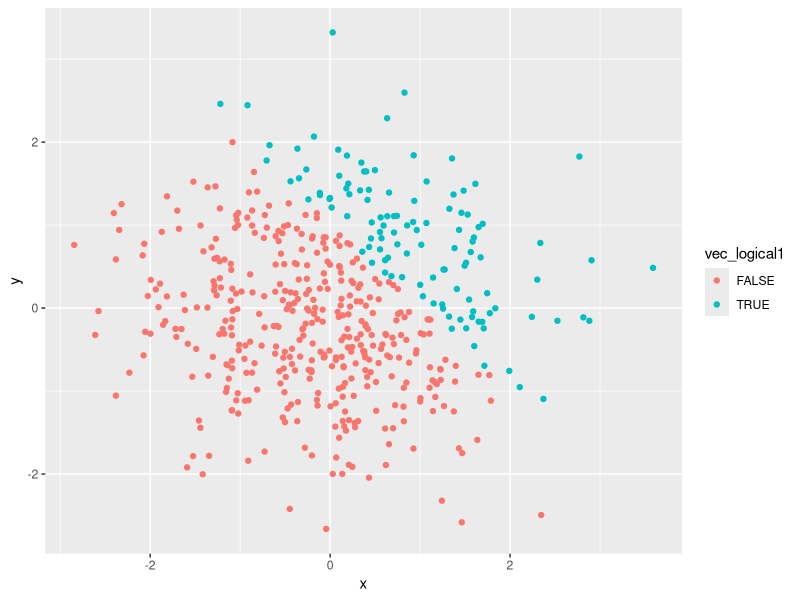
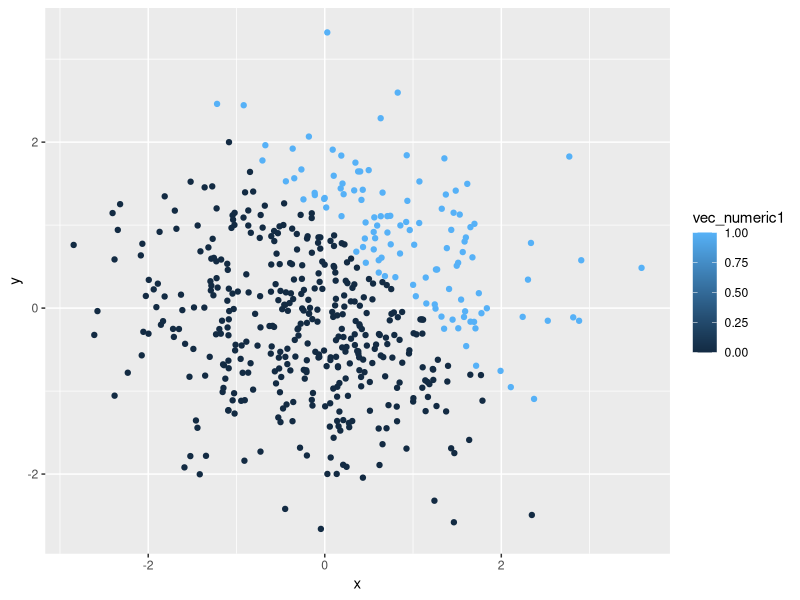
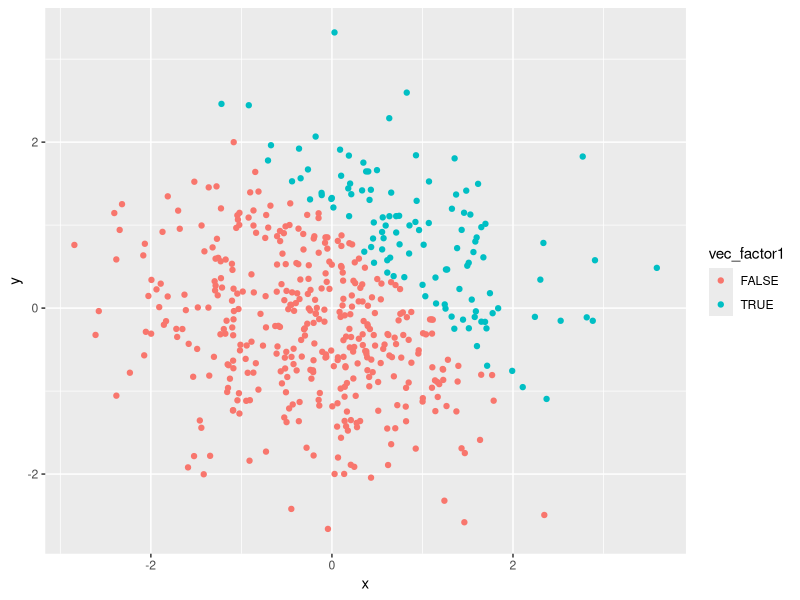
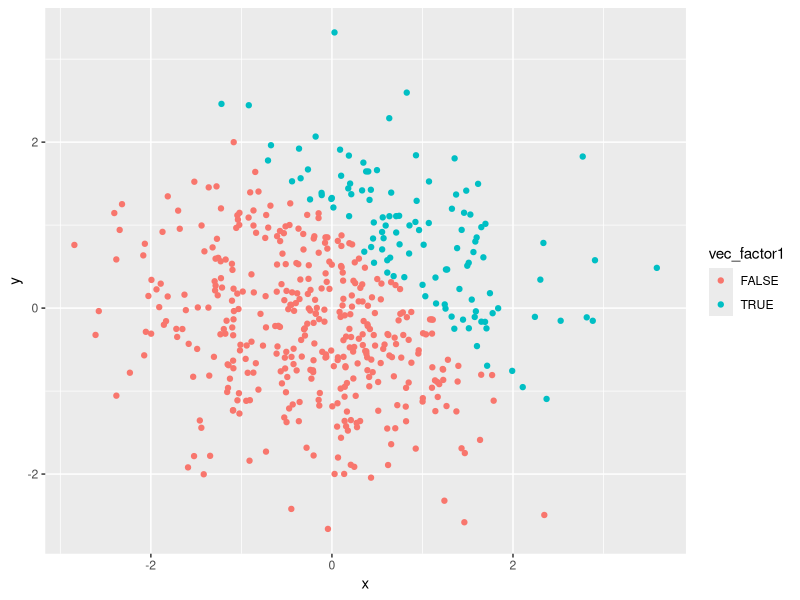

Recreate these plots in R, in order.
## ---- chunk 1
knitr::opts_chunk$set(echo = TRUE)
library(tidyverse)
## ---- chunk 2
q1dataframe = tibble(
  vec_numeric = rnorm(8),
  vec_logical = vec_numeric > 0,
  vec_char = c("This", "dataset", "comes", "from", "groups", "of", "cancer", "patients"),
  vec_factor = factor(c("young", "young", "young", "middleage","middleage","middleage", "old", "old"))
)

class(pull(q1dataframe, vec_numeric))
class(pull(q1dataframe, vec_logical))
class(pull(q1dataframe, vec_char))
class(pull(q1dataframe, vec_factor))

mean_numeric = mean(pull(q1dataframe, vec_numeric))
mean_logical = mean(pull(q1dataframe, vec_logical))
mean_char = mean(pull(q1dataframe, vec_char))
mean_factor = mean(pull(q1dataframe, vec_factor))
## ---- chunk 3
set.seed(13)
x = as.numeric(q1dataframe$vec_logical)
y = as.numeric(q1dataframe$vec_char)
z = as.numeric(q1dataframe$vec_factor)

x*q1dataframe$vec_numeric
y*q1dataframe$vec_numeric
z*q1dataframe$vec_numeric
## ---- chunk 4
set.seed(13)

q2dataframe = tibble(
  x = rnorm(500),
  y = rnorm(500),
  vec_logical1 = x+y > 1,
  vec_numeric1 = as.numeric(vec_logical1),
  vec_factor1 = as.factor(vec_logical1), 
)

ggplot(q2dataframe, aes(x = x, y = y, color = vec_logical1)) + geom_point()

ggplot(q2dataframe, aes(x = x, y = y, color = vec_numeric1)) + geom_point()
       
ggplot(q2dataframe, aes(x = x, y = y, color = vec_factor1)) + geom_point()
## ---- chunk 5
ggsave("hw1_yy2912.pdf")
